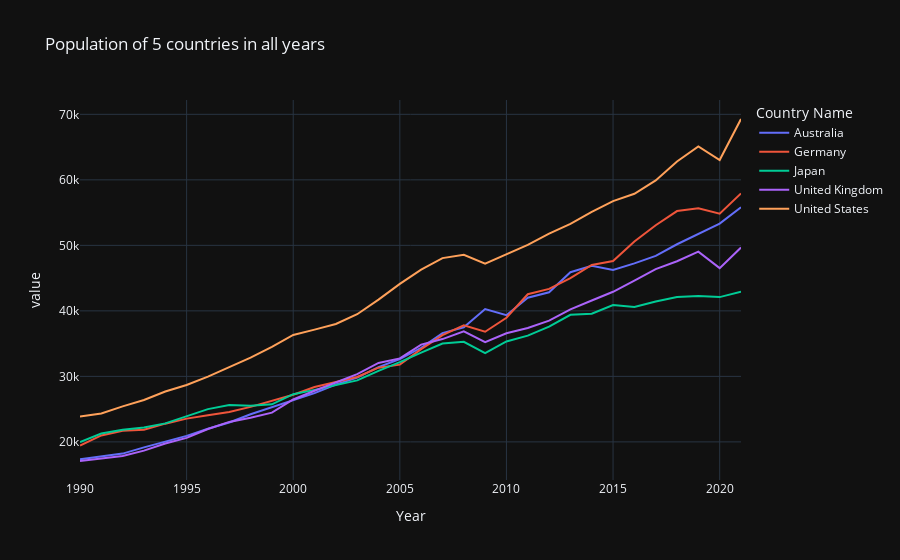

Notebook source saved alongside this figure:
### Markdown cell above
### Population of 5 countries in all years

### Code cell
fig = px.line(world_dev3, x="Year", y="value", color = "Country Name",title='Population of 5 countries in all years',template = "plotly_dark")
fig.show()

### Figure 1 — Plotly figure (JSON) as saved in the notebook; plotly's stock layout.template omitted (floating-point values rounded to 4 significant figures)
{"data": [{"hovertemplate": "Country Name=Australia<br>Year=%{x}<br>value=%{y}<extra></extra>", "legendgroup": "Australia", "line": {"color": "#636efa", "dash": "solid"}, "marker": {"symbol": "circle"}, "mode": "lines", "name": "Australia", "orientation": "v", "showlegend": true, "type": "scatter", "x": [1990, 1991, 1992, 1993, 1994, 1995, 1996, 1997, 1998, 1999, 2000, 2001, 2002, 2003, 2004, 2005, 2006, 2007, 2008, 2009, 2010, 2011, 2012, 2013, 2014, 2015, 2016, 2017, 2018, 2019, 2020, 2021], "xaxis": "x", "y": [17370.0, 17820.0, 18210.0, 19160.0, 20090.0, 20920.0, 22010.0, 22970.0, 24210.0, 25300.0, 26340.0, 27440.0, 28770.0, 29810.0, 31410.0, 32650.0, 34370.0, 36600.0, 37500.0, 40280.0, 39340.0, 42000.0, 42840.0, 45910.0, 46880.0, 46250.0, 47260.0, 48400.0, 50170.0, 51750.0, 53320.0, 55810.0], "yaxis": "y"}, {"hovertemplate": "Country Name=Germany<br>Year=%{x}<br>value=%{y}<extra></extra>", "legendgroup": "Germany", "line": {"color": "#EF553B", "dash": "solid"}, "marker": {"symbol": "circle"}, "mode": "lines", "name": "Germany", "orientation": "v", "showlegend": true, "type": "scatter", "x": [1990, 1991, 1992, 1993, 1994, 1995, 1996, 1997, 1998, 1999, 2000, 2001, 2002, 2003, 2004, 2005, 2006, 2007, 2008, 2009, 2010, 2011, 2012, 2013, 2014, 2015, 2016, 2017, 2018, 2019, 2020, 2021], "xaxis": "x", "y": [19450.0, 20980.0, 21710.0, 21860.0, 22780.0, 23550.0, 24070.0, 24570.0, 25350.0, 26290.0, 27200.0, 28370.0, 29180.0, 29910.0, 31330.0, 31790.0, 34160.0, 36290.0, 37800.0, 36820.0, 38950.0, 42540.0, 43360.0, 44990.0, 47010.0, 47610.0, 50580.0, 53070.0, 55240.0, 55650.0, 54840.0, 57930.0], "yaxis": "y"}, {"hovertemplate": "Country Name=Japan<br>Year=%{x}<br>value=%{y}<extra></extra>", "legendgroup": "Japan", "line": {"color": "#00cc96", "dash": "solid"}, "marker": {"symbol": "circle"}, "mode": "lines", "name": "Japan", "orientation": "v", "showlegend": true, "type": "scatter", "x": [1990, 1991, 1992, 1993, 1994, 1995, 1996, 1997, 1998, 1999, 2000, 2001, 2002, 2003, 2004, 2005, 2006, 2007, 2008, 2009, 2010, 2011, 2012, 2013, 2014, 2015, 2016, 2017, 2018, 2019, 2020, 2021], "xaxis": "x", "y": [19970.0, 21270.0, 21860.0, 22190.0, 22820.0, 23860.0, 25000.0, 25620.0, 25510.0, 25740.0, 27290.0, 27940.0, 28620.0, 29390.0, 30830.0, 32170.0, 33630.0, 35020.0, 35270.0, 33550.0, 35340.0, 36210.0, 37610.0, 39400.0, 39560.0, 40900.0, 40600.0, 41440.0, 42120.0, 42280.0, 42100.0, 42940.0], "yaxis": "y"}, {"hovertemplate": "Country Name=United Kingdom<br>Year=%{x}<br>value=%{y}<extra></extra>", "legendgroup": "United Kingdom", "line": {"color": "#ab63fa", "dash": "solid"}, "marker": {"symbol": "circle"}, "mode": "lines", "name": "United Kingdom", "orientation": "v", "showlegend": true, "type": "scatter", "x": [1990, 1991, 1992, 1993, 1994, 1995, 1996, 1997, 1998, 1999, 2000, 2001, 2002, 2003, 2004, 2005, 2006, 2007, 2008, 2009, 2010, 2011, 2012, 2013, 2014, 2015, 2016, 2017, 2018, 2019, 2020, 2021], "xaxis": "x", "y": [17080.0, 17410.0, 17830.0, 18670.0, 19750.0, 20620.0, 21970.0, 23050.0, 23680.0, 24460.0, 26470.0, 27810.0, 29060.0, 30360.0, 32060.0, 32750.0, 34850.0, 35700.0, 36860.0, 35210.0, 36580.0, 37380.0, 38510.0, 40220.0, 41580.0, 42910.0, 44640.0, 46370.0, 47570.0, 49040.0, 46530.0, 49680.0], "yaxis": "y"}, {"hovertemplate": "Country Name=United States<br>Year=%{x}<br>value=%{y}<extra></extra>", "legendgroup": "United States", "line": {"color": "#FFA15A", "dash": "solid"}, "marker": {"symbol": "circle"}, "mode": "lines", "name": "United States", "orientation": "v", "showlegend": true, "type": "scatter", "x": [1990, 1991, 1992, 1993, 1994, 1995, 1996, 1997, 1998, 1999, 2000, 2001, 2002, 2003, 2004, 2005, 2006, 2007, 2008, 2009, 2010, 2011, 2012, 2013, 2014, 2015, 2016, 2017, 2018, 2019, 2020, 2021], "xaxis": "x", "y": [23890.0, 24340.0, 25420.0, 26390.0, 27690.0, 28690.0, 29970.0, 31460.0, 32850.0, 34520.0, 36330.0, 37130.0, 38000.0, 39490.0, 41720.0, 44120.0, 46300.0, 48050.0, 48570.0, 47190.0, 48650.0, 50070.0, 51780.0, 53290.0, 55120.0, 56760.0, 57870.0, 59910.0, 62810.0, 65090.0, 63030.0, 69290.0], "yaxis": "y"}], "layout": {"legend": {"title": {"text": "Country Name"}, "tracegroupgap": 0}, "title": {"text": "Population of 5 countries in all years"}, "xaxis": {"anchor": "y", "domain": [0, 1], "title": {"text": "Year"}}, "yaxis": {"anchor": "x", "domain": [0, 1], "title": {"text": "value"}}}}
